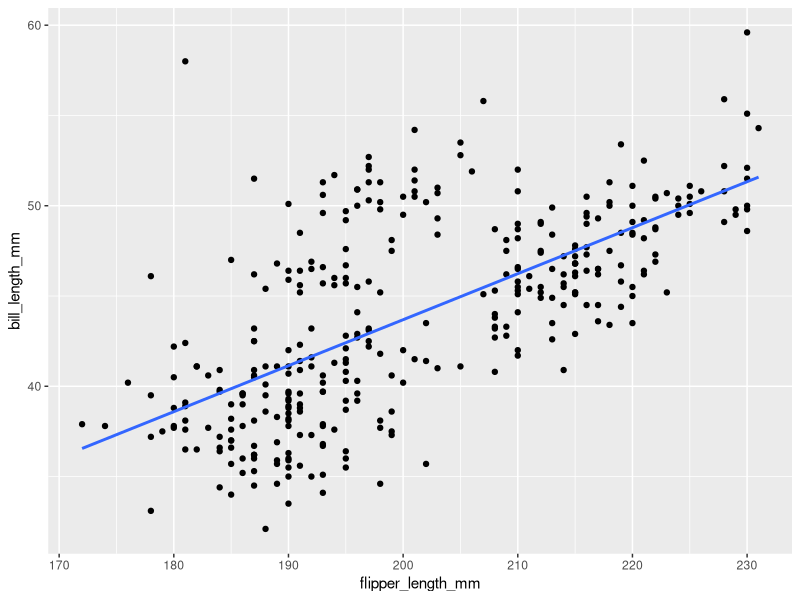
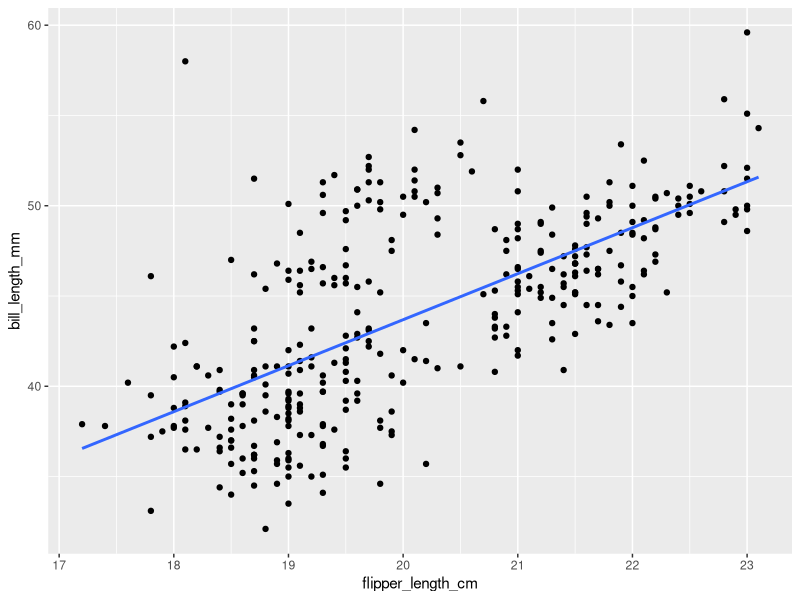
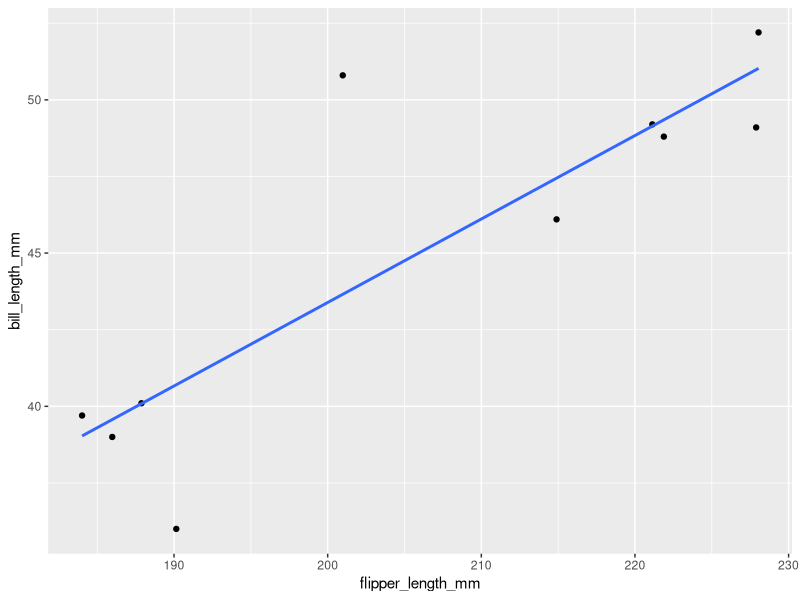
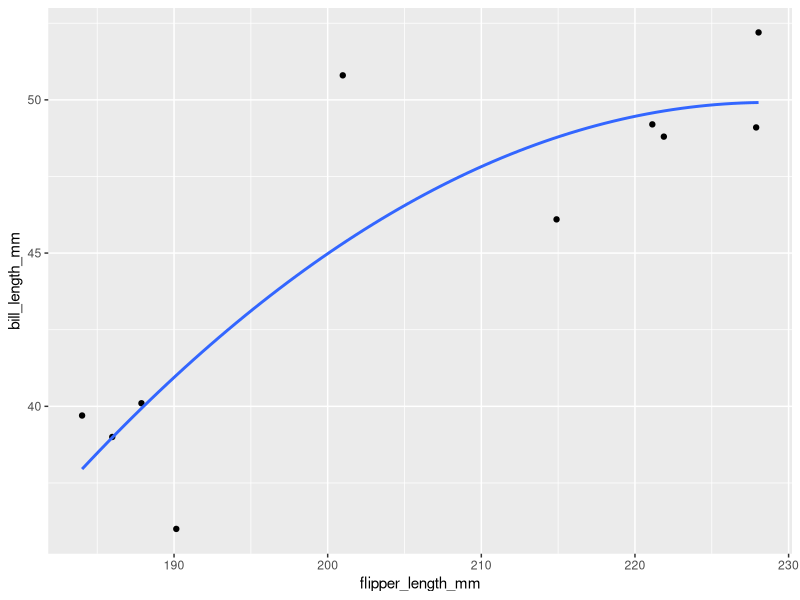
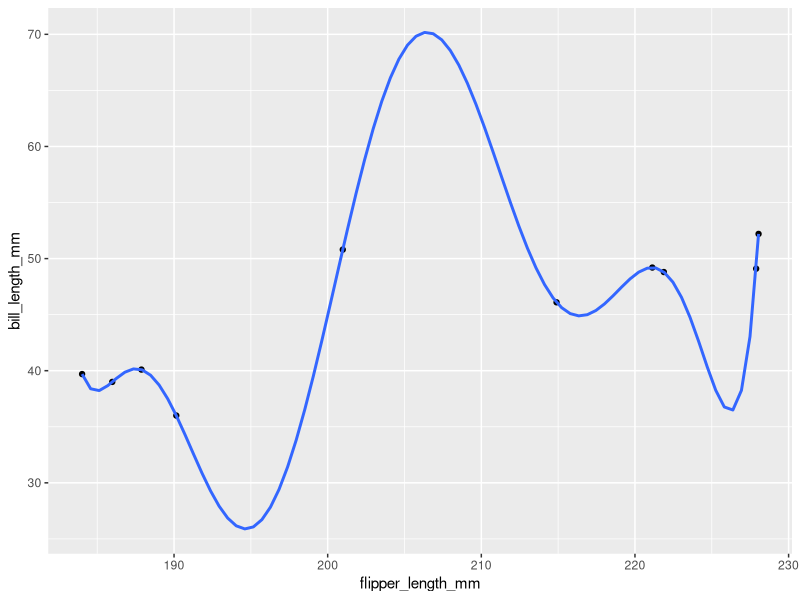

Recreate these plots in R, in order.
## ---- chunk 1
# Load packages
library(ggplot2)
library(dplyr)

# Load data
library(palmerpenguins)
data(penguins)
## ---- chunk 2
penguins <- penguins %>% 
    mutate(flipper_length_cm = flipper_length_mm / 10)
## ---- chunk 3
penguin_model_1 <- lm(bill_length_mm ~ flipper_length_mm, penguins)
penguin_model_2 <- lm(bill_length_mm ~ flipper_length_cm, penguins)
penguin_model_3 <- lm(bill_length_mm ~ flipper_length_mm + flipper_length_cm, penguins)
penguin_model_4 <- lm(bill_length_mm ~ body_mass_g, penguins)
penguin_model_5 <- lm(bill_length_mm ~ flipper_length_mm + body_mass_g, penguins)
## ---- chunk 4
ggplot(penguins, aes(y = bill_length_mm, x = flipper_length_mm)) + 
    geom_point() +
    geom_smooth(method = "lm", se = FALSE)

ggplot(penguins, aes(y = bill_length_mm, x = flipper_length_cm)) + 
    geom_point() +
    geom_smooth(method = "lm", se = FALSE)
## ---- chunk 5
summary(penguin_model_1)$r.squared
summary(penguin_model_2)$r.squared
summary(penguin_model_3)$r.squared
## ---- chunk 6

## ---- chunk 7

## ---- chunk 8
# For illustration purposes only, take a sample of 10 penguins.
# We'll discuss this code later in the course!
set.seed(155)
penguins_small <- sample_n(penguins, size = 10) %>%
  mutate(flipper_length_mm = jitter(flipper_length_mm))
## ---- chunk 9
# A model with one predictor (flipper_length_mm)
poly_mod_1 <- lm(bill_length_mm ~ flipper_length_mm, penguins_small)

# A model with two predictors (flipper_length_mm and flipper_length_mm^2)
poly_mod_2 <- lm(bill_length_mm ~ poly(flipper_length_mm, 2), penguins_small)

# A model with nine predictors (flipper_length_mm, flipper_length_mm^2, ... on up to flipper_length_mm^9)
poly_mod_9 <- lm(bill_length_mm ~ poly(flipper_length_mm, 9), penguins_small)
## ---- chunk 10
summary(poly_mod_1)$r.squared
summary(poly_mod_2)$r.squared
summary(poly_mod_9)$r.squared
## ---- chunk 11
# A plot of model 1
ggplot(penguins_small, aes(y = bill_length_mm, x = flipper_length_mm)) + 
    geom_point() + 
    geom_smooth(method = "lm", se = FALSE)
## ---- chunk 12
# A plot of model 2
ggplot(penguins_small, aes(y = bill_length_mm, x = flipper_length_mm)) + 
    geom_point() + 
    geom_smooth(method = "lm", formula = y ~ poly(x, 2), se = FALSE)
## ---- chunk 13
# A plot of model 9
ggplot(penguins_small, aes(y = bill_length_mm, x = flipper_length_mm)) + 
    geom_point() + 
    geom_smooth(method = "lm", formula = y ~ poly(x, 9), se = FALSE)
## ---- chunk 14
example_1 <- lm(bill_length_mm ~ species, penguins)
example_2 <- lm(bill_length_mm ~ species + island, penguins)
